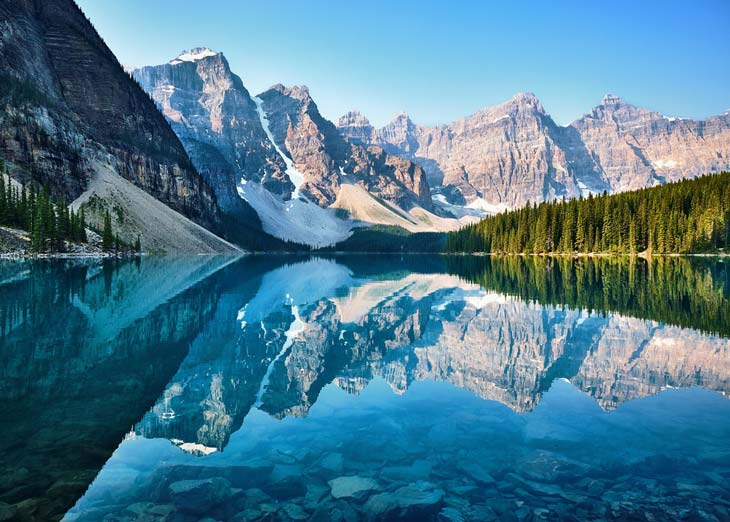
#> input picture PA/slike/slika.jpg, 730 x 522 px
$ python -i transformations.py   (imports and definitions only)
#> lines starting #> are read from the running program, lines starting #| are printed output that depends on the picture
import numpy as np
from scipy.ndimage import gaussian_filter


def grayscale(image_array):
    red_channel = image_array[..., 0]
    green_channel = image_array[..., 1]
    blue_channel = image_array[..., 2]

    grayscale_image = (red_channel * 0.299 + green_channel * 0.587 + blue_channel * 0.114)
    return grayscale_image.astype(np.uint8)


def gaussian_blur(image_array, sigma=1):
    # Proveravamo da li je grayscale slika (ima samo jedan kanal)
    if len(image_array.shape) == 2:
        # Ako je grayscale, primenjujemo Gaussian blur direktno na nju
        blurred_image = gaussian_filter(image_array, sigma=sigma)
    else:
        # Inače, radimo blur na svaki RGB kanal posebno
        red_channel = image_array[..., 0]
        green_channel = image_array[..., 1]
        blue_channel = image_array[..., 2]

        blurred_red = gaussian_filter(red_channel, sigma=sigma)
        blurred_green = gaussian_filter(green_channel, sigma=sigma)
        blurred_blue = gaussian_filter(blue_channel, sigma=sigma)

        # Kombinujemo kanale nazad u jednu sliku
        blurred_image = np.zeros_like(image_array)
        blurred_image[..., 0] = blurred_red
        blurred_image[..., 1] = blurred_green
        blurred_image[..., 2] = blurred_blue

    return blurred_image


def adjust_brightness(image_array, factor=1.0):
    mean_intensity = np.mean(image_array, axis=(0, 1), keepdims=True)
    image_array = (image_array - mean_intensity) * factor + mean_intensity

    adjusted_image = np.where(image_array < 0, 0, image_array)
    adjusted_image = np.where(adjusted_image > 255, 255, adjusted_image)

    return adjusted_image.astype(np.uint8)

>>> import cv2
>>> picture = cv2.imread('../slike/slika.jpg', cv2.IMREAD_GRAYSCALE)
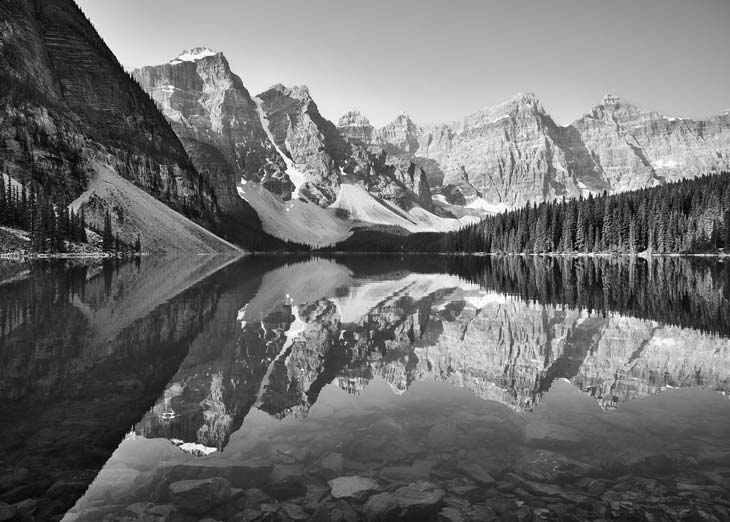
#> picture: shape (522, 730); min 0, max 255, mean 111.8
>>> result = gaussian_blur(picture)
